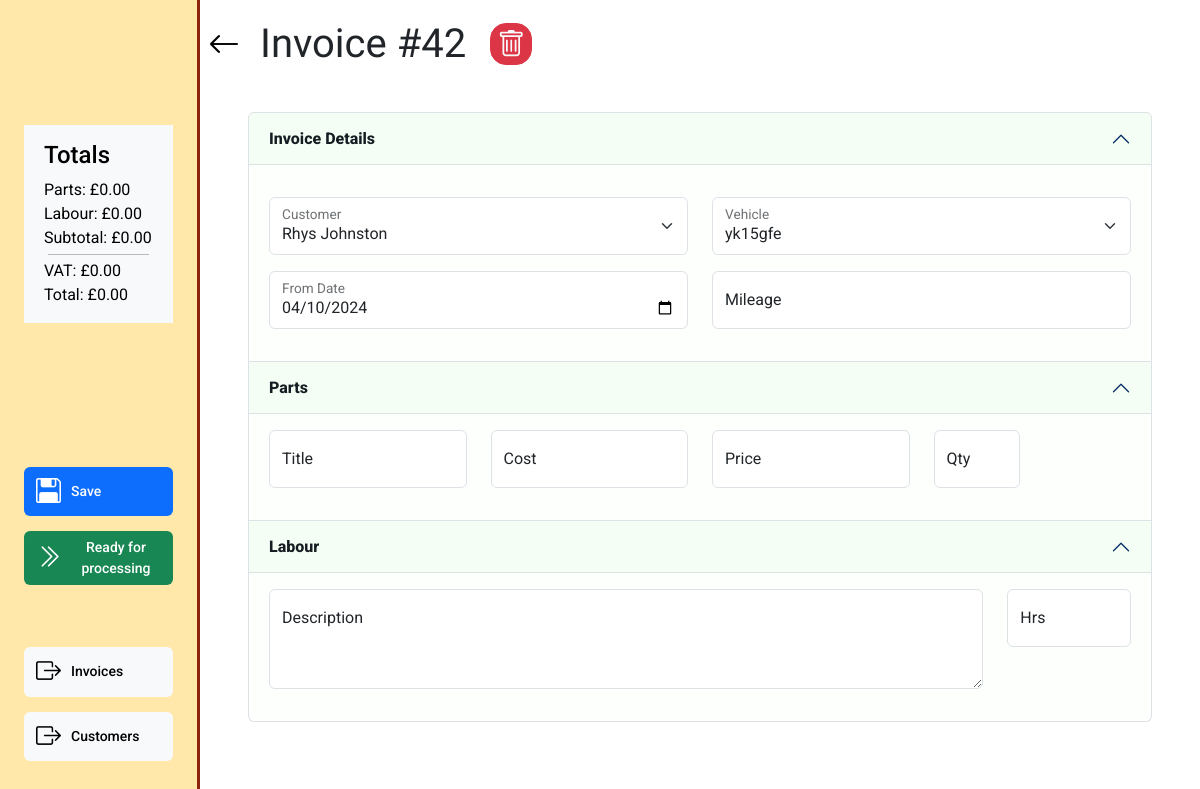
Screenshot of /invoices/invoice_select/76ac9ee24519 with the database file from the repository.
### invoice/models.py (models this page shows, shortened)
class Invoice(models.Model):
    class InvoiceStatus(models.IntegerChoices):
        WORK_ON_HOLD = 1, 'Work on hold'
        OPEN = 2, 'Open'
        READY_FOR_PROCESSING = 3, 'Ready for processing'
        READY_FOR_VERIFICATION = 4, 'Ready for verification'
        SENT_TO_CUSTOMER = 5, 'Sent to customer'
        COMPLETE = 6, 'Complete'
    inv_number = models.CharField(
        max_length=10, null=True, editable=False)
    inv_integer = models.PositiveIntegerField(null=True, editable=False)
    customer = models.ForeignKey(
        Customer, on_delete=models.PROTECT, related_name='invoices',
        blank=True, null=True)
    vehicle = models.ForeignKey(
        Vehicle, on_delete=models.PROTECT, related_name='invoices',
        blank=True, null=True)
    date_in = models.DateTimeField(blank=True, null=True)
    mileage = models.PositiveIntegerField(blank=True, null=True)
    status = models.PositiveSmallIntegerField(
        choices=InvoiceStatus.choices, blank=True, null=True)
    active = models.BooleanField(default=True, blank=True, null=True)
    parts_total = models.PositiveIntegerField(blank=True, null=True)
    labour_total = models.PositiveIntegerField(blank=True, null=True)
    subtotal = models.PositiveIntegerField(blank=True, null=True)
    vat_total = models.PositiveIntegerField(blank=True, null=True)
    grand_total = models.PositiveIntegerField(blank=True, null=True)
    slug = models.SlugField(max_length=100, unique=True, blank=False, null=False)
    unique_id = models.CharField(null=True, blank=True, max_length=100)
    def __str__(self):
        if self.inv_integer:
            result = f'{self.customer} - {self.vehicle} - {self.inv_number}'
        elif self.customer and self.vehicle:
            result = f'{self.customer} - {self.vehicle}'
        elif self.customer or self.vehicle:
            result = f'{self.customer or self.vehicle} - ({self.unique_id})'
        else:
            result = f'Blank invoice - ({self.unique_id})'
        return result

### customer/models.py (models this page shows, shortened)
class Vehicle(models.Model):
    customer = models.ForeignKey(
        Customer, blank=False, null=False, on_delete=models.CASCADE)
    registration = models.CharField(max_length=10, null=False, blank=False)
    make = models.CharField(max_length=27, blank=True, null=True)
    model = models.CharField(max_length=27, blank=True, null=True)
    active = models.BooleanField(default=True, blank=True, null=True)
    slug = models.SlugField(max_length=100, unique=True, blank=False, null=False)
    def __str__(self):
        return self.registration

### invoice/views.py (the view)
# urls.py: path('invoice_select/<slug:slug>', views.invoice_summary, name='invoice_summary'),
def invoice_summary(request, slug):
    invoice = get_object_or_404(Invoice, slug=slug)
    labour = Labour.objects.filter(invoice=invoice.id)
    parts = Part.objects.filter(invoice=invoice.id)
    if request.method == 'POST':
        invoice_details_form = InvoiceForm(request.POST, request.FILES, instance=invoice)
        part_formset = PartFormSet(request.POST, queryset=parts, instance=invoice, prefix='parts')
        labour_formset = LabourFormSet(request.POST, queryset=labour, instance=invoice, prefix='labour')
        if invoice_details_form.is_valid() and part_formset.is_valid() and labour_formset.is_valid():
            invoice_details = invoice_details_form.save()
            part_instances = part_formset.save(commit=False)
            for form in part_formset:
                if form.cleaned_data.get('DELETE'):
                    instance=form.instance
                    instance.delete()
                else:
                    form.save()
            labour_instances = labour_formset.save(commit=False)
            for form in labour_formset:
                if form.cleaned_data.get('DELETE'):
                    instance=form.instance
                    instance.delete()
                else:
                    form.save()
            messages.success(request, 'Parts changes saved successfully.')
            return redirect('invoice_summary', slug=slug)
        else:
            messages.error(request, 'Form validation failed. Please check your input.')
            return redirect(reverse('invoice_summary', args=[invoice.slug]))
    else:
        invoice_details_form = InvoiceForm(instance=invoice)
        part_formset = PartFormSet(queryset=parts, instance=invoice, prefix='parts')
        part_formset.helper = BasePartFormSetHelper()
        labour_formset = LabourFormSet(queryset=labour, instance=invoice, prefix='labour')
        labour_formset.helper = BaseLabourFormSetHelper()
    status_class_map = {
        1: 'light',
        2: 'success',
        3: 'warning',
        4: 'danger',
        5: 'light'
    }
    context = {
        'item': invoice,
        'previous_url': 'invoice_list',
        'part_formset': part_formset,
        'labour_formset': labour_formset,
        'parts_list': parts,
        'labour_list': labour,
        'edit_invoice_form': invoice_details_form,
        'status_class_map': status_class_map,
        'available_status_map': available_status_full_dict_map
    }
    return render(request, 'invoice/invoice_summary.html', context)

### customer/models.py (called while the page is built)
    def __str__(self):
        return self.name

### invoice/context_processors.py (called while the page is built)
def user_creds(request):
    return {
        'Mechanic': request.user.groups.filter(name='Mechanic').exists(),
        'Accounts': request.user.groups.filter(name='Accounts').exists(),
        'Foreman': request.user.groups.filter(name='Foreman').exists(),
    }

### invoice/forms.py (called while the page is built, shortened)
def add_or_edit_modal(slug, type, layout):
    if slug:
        layout
    return  layout

    def create_option(self, name, value, label, selected, index, subindex=None, attrs=None):
        option = super().create_option(
            name, value, label, selected, index, subindex=subindex, attrs=attrs)
        try:
            instance = self.choices.queryset.get(pk=value.value)
            option_fk = instance.customer.id
            if option_fk:
                option['attrs']['class'] = option_fk
        except:
            option['attrs']['class'] = 'no_customer'
        return option

### invoice/templatetags/custom_tags.py (called while the page is built)
@register.filter
def get_dict_value(key_to_search, dict):
    return dict.get(key_to_search, {})

@register.filter
def format_currency(value, currency='£'):
    try:
        pounds_value = value / 100
        format_pounds = number_format(pounds_value, decimal_pos=2, force_grouping=True)
        result = f'{currency}{format_pounds}'
    except:
        result = f'{currency}0.00'
    return result

### invoice/templates/invoice/invoice_summary.html (shortened to what this page needs)
{% extends "base_dashboard.html" %}
{% load static %}
{% load crispy_forms_tags %}
{% load custom_tags %}
{% block css %}
{{block.super}}
<link rel="stylesheet" href="{% static 'invoice/css/invoice.css' %}">
{% endblock %}
{% block page_heading %}Invoice #{{item.id}}{% endblock %}
{% block side_menu_top %}
<div class=" bg-light text-black align-self-center flex-fill mt-5">
   <div class="d-md-block d-none px-1  m-3">
    <h4 class="mb-2">Totals</h4>
    <div>
        {% include "includes/invoice_totals.html" %}
    </div>
</div>
</div>
{% endblock %}
{% block side_menu_action_items %}
{% if item.status < 5 %}
    <button class="btn btn-primary side-menu-link" id="save-button" onclick="submitForm()"><i class="bi bi-floppy2"></i>Save</button>
{% endif %}
<form action="{% url 'invoice_list' %}" method="POST" id="invoice_change_status">
    {% with available_status=item.status|get_dict_value:available_status_map %}
        {% for key, desc in available_status.items %}
            {% if key < item.status %}
            {% else %}
            <button type="submit" name="status" value="{{key}}"
                class="btn btn-{{ item.status|get_dict_value:status_class_map }} side-menu-link">
                <i class="bi bi-chevron-double-right"></i>{{desc}}
            </button>
            {% endif %}
        {% endfor %}
    {% endwith %}
</form>
{% endblock side_menu_action_items %}
{% block side_menu_nav_items %}
<a href="{% url 'invoice_list' %}" class="btn side-menu-link btn-light"><i
        class="bi bi-box-arrow-right"></i><span>Invoices</span></a>
<a href="{% url 'customer_list' %}" class="btn side-menu-link btn-light"><i
        class="bi bi-box-arrow-right"></i><span>Customers</span></a>
{% endblock side_menu_nav_items %}
{% block dashboard_content %}
{% if item.status < 5 %}
<div class="invoice-container mb-5">
    <div class="accordion mb-4" id="invoice-accordion">
        <form action="{% url 'invoice_summary' item.slug %}" method="POST" id="invoice-form">
            <div class="accordion-item">
                <h2 class="accordion-header">
                    <button class="accordion-button" type="button" data-bs-toggle="collapse"
                        data-bs-target="#invoice-accordion-collapseOne" aria-expanded="true"
                        aria-controls="invoice-accordion-collapseOne">
                        Invoice Details
                    </button>
                </h2>
                <div id="invoice-accordion-collapseOne" class="accordion-collapse collapse show">
                    <div class="accordion-body">
                        {% crispy edit_invoice_form %}
                    </div>
                </div>
            </div>
            <div class="accordion-item">
                <h2 class="accordion-header">
                    <button class="accordion-button" type="button" data-bs-toggle="collapse"
                        data-bs-target="#panelsStayOpen-collapseTwo" aria-expanded="true"
                        aria-controls="panelsStayOpen-collapseTwo">
                        Parts
                    </button>
                </h2>
                <div id="panelsStayOpen-collapseTwo" class="accordion-collapse collapse show">
                    <div class="accordion-body">
                        <div>
                            {% crispy part_formset %}
                        </div>
                    </div>
                </div>
            </div>
            <div class="accordion-item">
                <h2 class="accordion-header">
                    <button class="accordion-button" type="button" data-bs-toggle="collapse"
                        data-bs-target="#panelsStayOpen-collapseThree" aria-expanded="false"
                        aria-controls="panelsStayOpen-collapseThree">
                        Labour
                    </button>
                </h2>
                <div id="panelsStayOpen-collapseThree" class="accordion-collapse collapse show">
                    <div class="accordion-body">
                        <div>
                            {% crispy labour_formset %}
                        </div>
                    </div>
                </div>
            </div>
        </form>
    </div>
</div>
{% endif %}
{% endblock %}

### templates/includes/invoice_totals.html
{% load custom_tags %}
Parts: {{item.parts_total|format_currency}}<br>
Labour: {{item.labour_total|format_currency}}<br>
Subtotal: {{item.subtotal|format_currency}}<br>
<hr class="m-1">
VAT: {{item.vat_total|format_currency}}<br>
Total: {{item.grand_total|format_currency}}

### static/css/base.css (style rules this page uses)
html { height: 100%; overflow: hidden; }
body { font-family: 'Roboto', Arial, sans-serif; }
a { color: black; text-decoration: none; }
i { font-size: 25px; }
.side-menu-link { display: flex; align-items: center; font-size: 14px; font-weight: 500; border:none; width: 100%; margin-bottom: 15px; }
.accordion { --bs-accordion-bg: #c7f5c309; --bs-accordion-bg-color: #327b270f; --bs-accordion-active-bg: #c7f5c32c; --bs-accordion-active-color: #161c22; --bs-accordion-btn-color: #161c22; }
.accordion-button:not(.collapsed) { color: var(--bs-accordion-active-color); box-shadow: inset 0 calc(-1* var(--bs-accordion-border-width)) 0 var(--bs-accordion-border-color); font-weight: 800; }
.side-menu-link > i { font-size: 25px; margin-right: 10px; }

### invoice/static/invoice/css/invoice.css (style rules this page uses)
.desc_text_area { height: 100px!important; }

### rows the page displays
Invoice: parts_total "£0.00", labour_total "£0.00", subtotal "£0.00", vat_total "£0.00", grand_total "£0.00", id "42", date_in "04/10/2024", vehicle "yk15gfe"
Vehicle: customer "Rhys Johnston"

### other values shown
{{ desc }} "Ready for processing"
